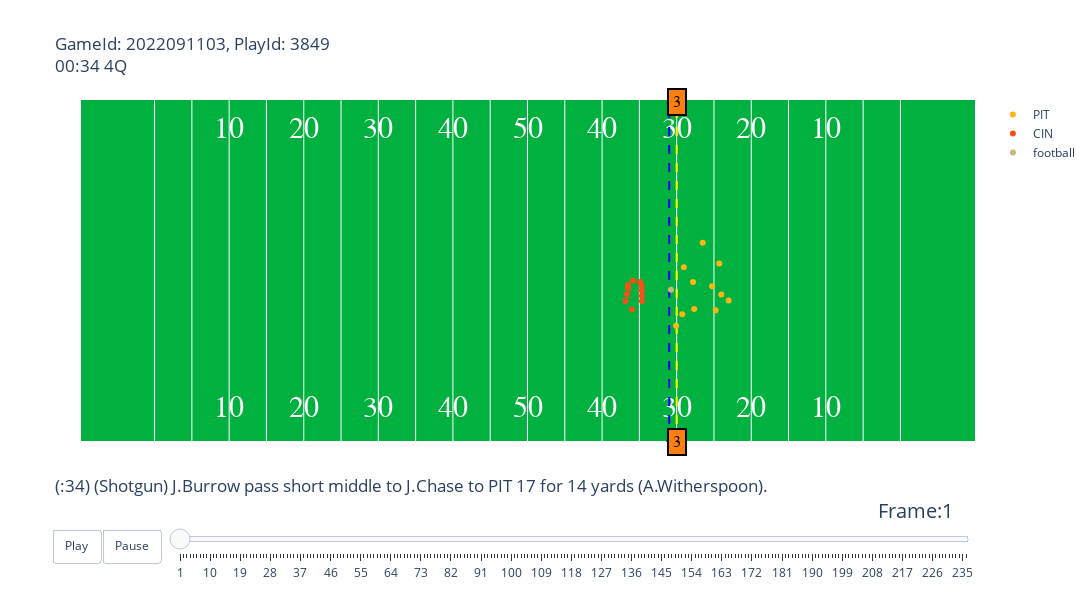

Notebook code cell kept with this figure:
### Markdown cell above
That's what I'd expect (11 players per side plus the football)

In the end one of the best ways to visualize this data is to watch a play in action. I found a thought out code snippet that will animate a play on kaggle so I'm using that for this piece:

### Code cell
play_df = pd.read_csv('./data/plays.csv')
players = pd.read_csv('./data/players.csv')
animate_play(df, play_df, players, gameId=2022091103, playId=3849)
